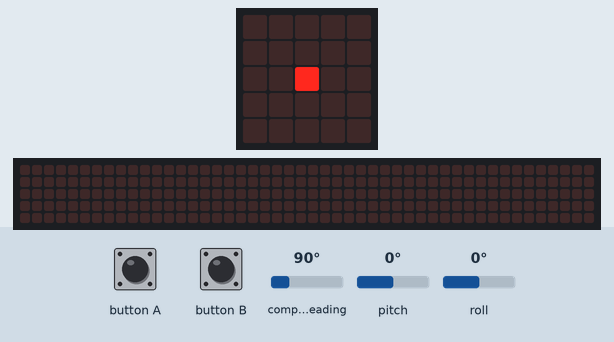
Bench run of a program on a simulated BBC micro:bit (MakeCode). Shown: the board's 5×5 LED display, a strip that is not on the board, showing the scrolling text unrolled. Inputs (shaded band) come from the test bench; at power-on: compass heading 90°, pitch 0°, roll 0°. The 48×5 strip is a reading aid, not a part: it shows the text the display is scrolling, unrolled, one strip-width of it at a time; the compass is already calibrated; what the program prints to the serial console is not drawn.

Above: at 1.2 s.
1.3 s: button B pressed for 0.15 s
At 3.81 s:
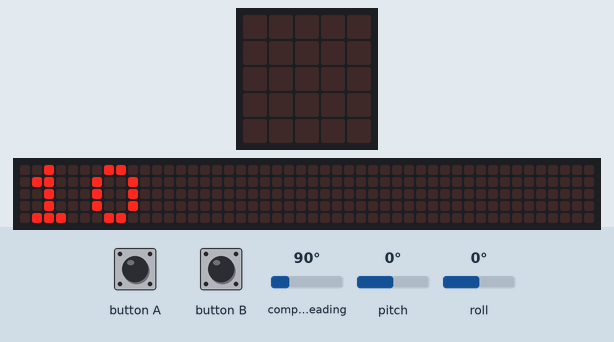
At 4.3 s:
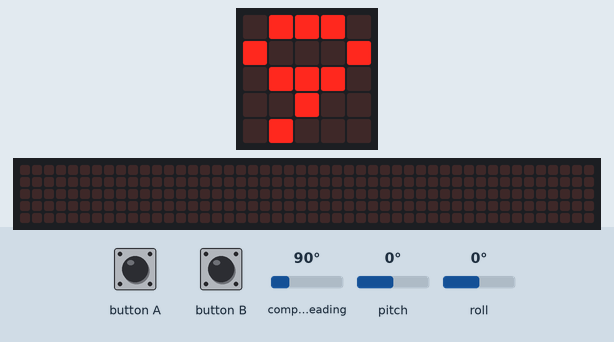
Timing chart, 0 to 5.8 s (numbered marks = the images above; inputs shaded):
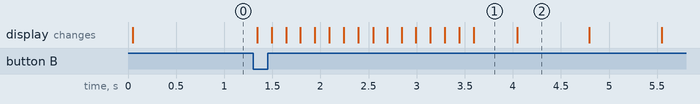

Measured:
- after the input at 1.3 s, the display: first changes at once (image 1 shows a later state)
- what the display in image 1 shows lasts 0.4 s, from 3.6 s to 4.0 s

The program:

main.ts
```typescript
const M_PI = 3.141592653589793
const jd = 2459428 //1 de agosto 2021, 12:00:00

// basic.showNumber(M_PI)

//serial.writeValue("JD", jd)
//let AzEl = SolarAzEl(jd, 37.106203, -8.198446, 16)
//basic.showString("" + AzEl[0] + " " + AzEl[1])


function SolarAzEl (jd: number, Lat: number, Lon: number, Alt: number) {
    //jd = julian_day(utc_time_point)
    //serial.writeLine("AzEl")
    let d = jd - 2451543.5

	//Keplerian Elements for the Sun(geocentric)
	let w = 282.9404 + 4.70935e-5 * d //(longitude of perihelion degrees)
	// a = 1.000000; % (mean distance, a.u.)

    let e = 0.016709 - 1.151e-9 * d //(eccentricity)
    let M = (356.0470 + 0.9856002585 * d % 360.0)  //(mean anomaly degrees)

    let L = w + M //(Sun's mean longitude degrees)

	let oblecl = 23.4393 - 3.563e-7 * d  //(Sun's obliquity of the ecliptic)

	// auxiliary angle
	let E = M + (180 / M_PI) * e * Math.sin(M * (M_PI / 180)) * (1 + e * Math.cos(M * (M_PI / 180)))

	// rectangular coordinates in the plane of the ecliptic(x axis toward perhilion)
	let x = Math.cos(E * (M_PI / 180)) - e
	let y = Math.sin(E * (M_PI / 180)) * Math.sqrt(1 - Math.pow(e, 2))

	// find the distance and true anomaly
	let r = Math.sqrt(Math.pow(x, 2) + Math.pow(y, 2))
	let v = Math.atan2(y, x) * (180 / M_PI)

	// find the longitude of the sun
	let lon = v + w

	// compute the ecliptic rectangular coordinates
	let xeclip = r * Math.cos(lon * (M_PI / 180))
	let yeclip = r * Math.sin(lon * (M_PI / 180))
	let zeclip = 0.0

	//rotate these coordinates to equitorial rectangular coordinates
	let xequat = xeclip

	let yequat = yeclip * Math.cos(oblecl * (M_PI / 180)) + zeclip * Math.sin(oblecl * (M_PI / 180))

	let zequat = yeclip * Math.sin(23.4406 * (M_PI / 180)) + zeclip * Math.cos(oblecl * (M_PI / 180))
	// convert equatorial rectangular coordinates to RA and Decl:
    r = Math.sqrt(Math.pow(xequat, 2) + Math.pow(yequat, 2) + Math.pow(zequat, 2)) - (Alt / 149598000) //roll up the altitude correction
	let RA = Math.atan2(yequat, xequat) * (180 / M_PI)

	let delta = Math.asin(zequat / r) * (180 / M_PI)

	//Following the RA DEC to Az Alt conversion sequence explained here :
	//http ://www.stargazing.net/kepler/altaz.html
	//	Find the J2000 value
	//	J2000 = jd - 2451545.0;
	//hourvec = datevec(UTC);
	//UTH = hourvec(:, 4) + hourvec(:, 5) / 60 + hourvec(:, 6) / 3600;


	//hour = utc_time_point.hour
	//minutes = utc_time_point.minute
	//seconds = utc_time_point.second

	//UTH = hour + minutes / 60 + seconds / 3600

    let UTH = (jd - Math.trunc(jd)) * 24 + 12 //UTC Hora de verão é + 11 Inverno + 12

	// Calculate local siderial time
    let GMST0 = (L + 180 % 360.0) / 15

    let SIDTIME = GMST0 + UTH + Lon / 15

	// Replace RA with hour angle HA
    let HA = (SIDTIME * 15 - RA)

	// convert to rectangular coordinate system
    x = Math.cos(HA * (M_PI / 180)) * Math.cos(delta * (M_PI / 180))

    y = Math.sin(HA * (M_PI / 180)) * Math.cos(delta * (M_PI / 180))
    let z = Math.sin(delta * (M_PI / 180))

	// rotate this along an axis going east - west.
    let xhor = x * Math.cos((90 - Lat) * (M_PI / 180)) - z * Math.sin((90 - Lat) * (M_PI / 180))

    let yhor = y
    let zhor = x * Math.sin((90 - Lat) * (M_PI / 180)) + z * Math.cos((90 - Lat) * (M_PI / 180))

	// Find the h and AZ

    let Az = Math.atan2(yhor, xhor) * (180 / M_PI) + 180
    let El = Math.asin(zhor) * (180 / M_PI)
    return [Az, El]
}

basic.forever(function () {
	do {
        control.waitMicros(50000)
        input.onButtonPressed(Button.A, () => {
            input.calibrateCompass();
        })
        basic.clearScreen()
        led.plot(2, Math.floor(input.rotation(Rotation.Pitch)*5/10)+2)
        serial.writeLine(input.rotation(Rotation.Roll) + ";" + (input.compassHeading() - 90.0 - 1.33))
    }
    while( input.buttonIsPressed(Button.B)==false)
    let El=0.0
    let Az = 0.0
    for (let i = 0; i <10; i++){
        El += input.rotation(Rotation.Roll)
        Az += input.compassHeading()
        basic.showNumber(10-i)
    }
    El = El/10.0
    Az = Math.abs(Az/10.0 -90.0 -1.33) //1.33w declinação magnética

    serial.writeLine("Az_m = " + Az + " El_m = " + El)

    //control.waitMicros(40000000)
    //[chi2, dia, hora, minuto]
    let chi2_data_lst = [[20000, 0, 0, 0], [20000, 0, 0, 0], [20000, 0, 0, 0], [20000, 0, 0, 0]]
    let chi2_data2_lst = [[20000, 0, 0, 0], [20000, 0, 0, 0], [20000, 0, 0, 0], [20000, 0, 0, 0]]
    let chi2_lst = []
    let d = 0
    let h = 0
    let m = 0
    let s = 0

    for (d = 25; d < 26; d++){
       basic.showNumber(d)
       for (h = -8; h < 9; h++) {
            for (m = 0; m < 60; m += 10) {
                let jd_i = jd + d + (h + m / 60) / 24
                let AzEl_p = SolarAzEl(jd_i, 37.106203, -8.198446, 53)
                let chi2 = (Az - AzEl_p[0]) ** 2 + (El - AzEl_p[1]) ** 2
                //serial.writeLine("Time = " + d + " - " + h + ":" + m + ":" + s + " --- chi2 = " + chi2)
                //if (chi2 < 2) {
                chi2_data_lst.set(3,[chi2,d,h,m])
                chi2_data_lst.sort(function (a, b) { return a[0] - b[0] })
                //}
            }
         }
    }
    serial.writeNumbers(chi2_data_lst[0])

    chi2_data_lst.forEach (el=>{
        for (m = -5; m < 6; m++) {
            let jd_i = jd + el[1] + (el[2] + (el[3] + m) / 60) / 24
            let AzEl_p = SolarAzEl(jd_i, 37.106203, -8.198446, 53)
            let chi2 = (Az - AzEl_p[0]) ** 2 + (El- AzEl_p[1]) ** 2
            //serial.writeLine("Time = " + d + " - " + h + ":" + m + ":" + s + " --- chi2 = " + chi2)
            //if (chi2 < .02) {
            chi2_data2_lst.set(3, [chi2, el[1], el[2], (el[3]+m)])
            chi2_data2_lst.sort(function (a, b) { return a[0] - b[0] })
            //}
        }
    })

   /* chi2_data2_lst.forEach(el => {
        for (s = -30; s < 31; s++) {
            let jd_i = el[1] + s / 3600 / 24
            let AzEl_p = SolarAzEl(jd_i, 37.106203, -8.198446, 53)
            let chi2 = (Az - AzEl_p[0]) ** 2 + (El - AzEl_p[1]) ** 2

        }
    }) */

    serial.writeLine("Encontrou ")
    chi2_data2_lst.forEach(el => {
        //basic.showString("JD = " + chi2_data_lst[i])

        serial.writeLine("Chi2 = " + el[0] + " --- dia " + (1 + el[1]) + " --- " + (el[2]+12) + ":" + (el[3]) + "(UTC)")
       // serial.writeNumbers(chi2_data_lst)

    })

})
```

test.ts
```typescript
// os teses vão aqui; isto não será compilado quando este pacote for usado como extensão.
```
